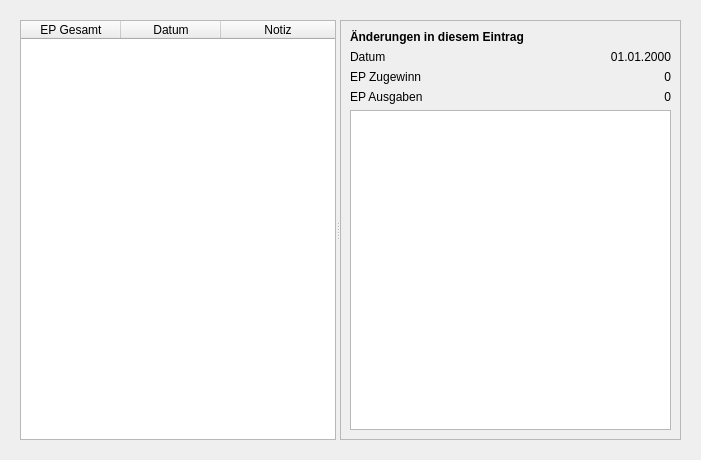
<?xml version="1.0" encoding="UTF-8"?>
<ui version="4.0">
 <class>Form</class>
 <widget class="QWidget" name="Form">
  <property name="geometry">
   <rect>
    <x>0</x>
    <y>0</y>
    <width>701</width>
    <height>460</height>
   </rect>
  </property>
  <property name="windowTitle">
   <string>Form</string>
  </property>
  <layout class="QGridLayout" name="gridLayout">
   <property name="leftMargin">
    <number>20</number>
   </property>
   <property name="topMargin">
    <number>20</number>
   </property>
   <property name="rightMargin">
    <number>20</number>
   </property>
   <property name="bottomMargin">
    <number>20</number>
   </property>
   <item row="1" column="0">
    <widget class="QSplitter" name="splitter">
     <property name="orientation">
      <enum>Qt::Horizontal</enum>
     </property>
     <widget class="QTableWidget" name="historieTable">
      <property name="sizePolicy">
       <sizepolicy hsizetype="Expanding" vsizetype="Expanding">
        <horstretch>0</horstretch>
        <verstretch>0</verstretch>
       </sizepolicy>
      </property>
      <property name="maximumSize">
       <size>
        <width>16777215</width>
        <height>16777215</height>
       </size>
      </property>
      <property name="editTriggers">
       <set>QAbstractItemView::NoEditTriggers</set>
      </property>
      <property name="tabKeyNavigation">
       <bool>true</bool>
      </property>
      <property name="showDropIndicator" stdset="0">
       <bool>false</bool>
      </property>
      <property name="alternatingRowColors">
       <bool>true</bool>
      </property>
      <property name="selectionBehavior">
       <enum>QAbstractItemView::SelectRows</enum>
      </property>
      <attribute name="horizontalHeaderStretchLastSection">
       <bool>true</bool>
      </attribute>
      <attribute name="verticalHeaderVisible">
       <bool>false</bool>
      </attribute>
      <column>
       <property name="text">
        <string>EP Gesamt</string>
       </property>
      </column>
      <column>
       <property name="text">
        <string>Datum</string>
       </property>
      </column>
      <column>
       <property name="text">
        <string>Notiz</string>
       </property>
      </column>
     </widget>
     <widget class="QScrollArea" name="scrollArea">
      <property name="sizePolicy">
       <sizepolicy hsizetype="Expanding" vsizetype="Expanding">
        <horstretch>0</horstretch>
        <verstretch>0</verstretch>
       </sizepolicy>
      </property>
      <property name="minimumSize">
       <size>
        <width>0</width>
        <height>0</height>
       </size>
      </property>
      <property name="maximumSize">
       <size>
        <width>16777215</width>
        <height>16777215</height>
       </size>
      </property>
      <property name="frameShape">
       <enum>QFrame::StyledPanel</enum>
      </property>
      <property name="midLineWidth">
       <number>0</number>
      </property>
      <property name="widgetResizable">
       <bool>true</bool>
      </property>
      <property name="alignment">
       <set>Qt::AlignLeading|Qt::AlignLeft|Qt::AlignVCenter</set>
      </property>
      <widget class="QWidget" name="scrollAreaWidgetContents">
       <property name="geometry">
        <rect>
         <x>0</x>
         <y>0</y>
         <width>277</width>
         <height>418</height>
        </rect>
       </property>
       <layout class="QGridLayout" name="gridLayout_2" columnstretch="0,0">
        <item row="0" column="0" colspan="2">
         <widget class="QLabel" name="labelTitelDetail">
          <property name="font">
           <font>
            <weight>75</weight>
            <bold>true</bold>
           </font>
          </property>
          <property name="text">
           <string>Änderungen in diesem Eintrag</string>
          </property>
          <property name="class" stdset="0">
           <string>h4</string>
          </property>
         </widget>
        </item>
        <item row="2" column="0">
         <widget class="QLabel" name="label_3">
          <property name="text">
           <string>EP Zugewinn</string>
          </property>
          <property name="alignment">
           <set>Qt::AlignLeading|Qt::AlignLeft|Qt::AlignTop</set>
          </property>
         </widget>
        </item>
        <item row="2" column="1">
         <widget class="QLabel" name="labelEpGewinn">
          <property name="text">
           <string>0</string>
          </property>
          <property name="alignment">
           <set>Qt::AlignRight|Qt::AlignTrailing|Qt::AlignVCenter</set>
          </property>
          <property name="wordWrap">
           <bool>true</bool>
          </property>
         </widget>
        </item>
        <item row="4" column="0" colspan="2">
         <widget class="QTextBrowser" name="plainText"/>
        </item>
        <item row="1" column="1">
         <widget class="QLabel" name="labelDatum">
          <property name="text">
           <string>01.01.2000</string>
          </property>
          <property name="alignment">
           <set>Qt::AlignRight|Qt::AlignTrailing|Qt::AlignVCenter</set>
          </property>
         </widget>
        </item>
        <item row="1" column="0">
         <widget class="QLabel" name="label_2">
          <property name="text">
           <string>Datum</string>
          </property>
         </widget>
        </item>
        <item row="3" column="0">
         <widget class="QLabel" name="label">
          <property name="text">
           <string>EP Ausgaben</string>
          </property>
         </widget>
        </item>
        <item row="3" column="1">
         <widget class="QLabel" name="labelEpAusgabe">
          <property name="text">
           <string>0</string>
          </property>
          <property name="alignment">
           <set>Qt::AlignRight|Qt::AlignTrailing|Qt::AlignVCenter</set>
          </property>
         </widget>
        </item>
       </layout>
      </widget>
     </widget>
    </widget>
   </item>
  </layout>
 </widget>
 <tabstops>
  <tabstop>historieTable</tabstop>
  <tabstop>scrollArea</tabstop>
 </tabstops>
 <resources/>
 <connections/>
</ui>
